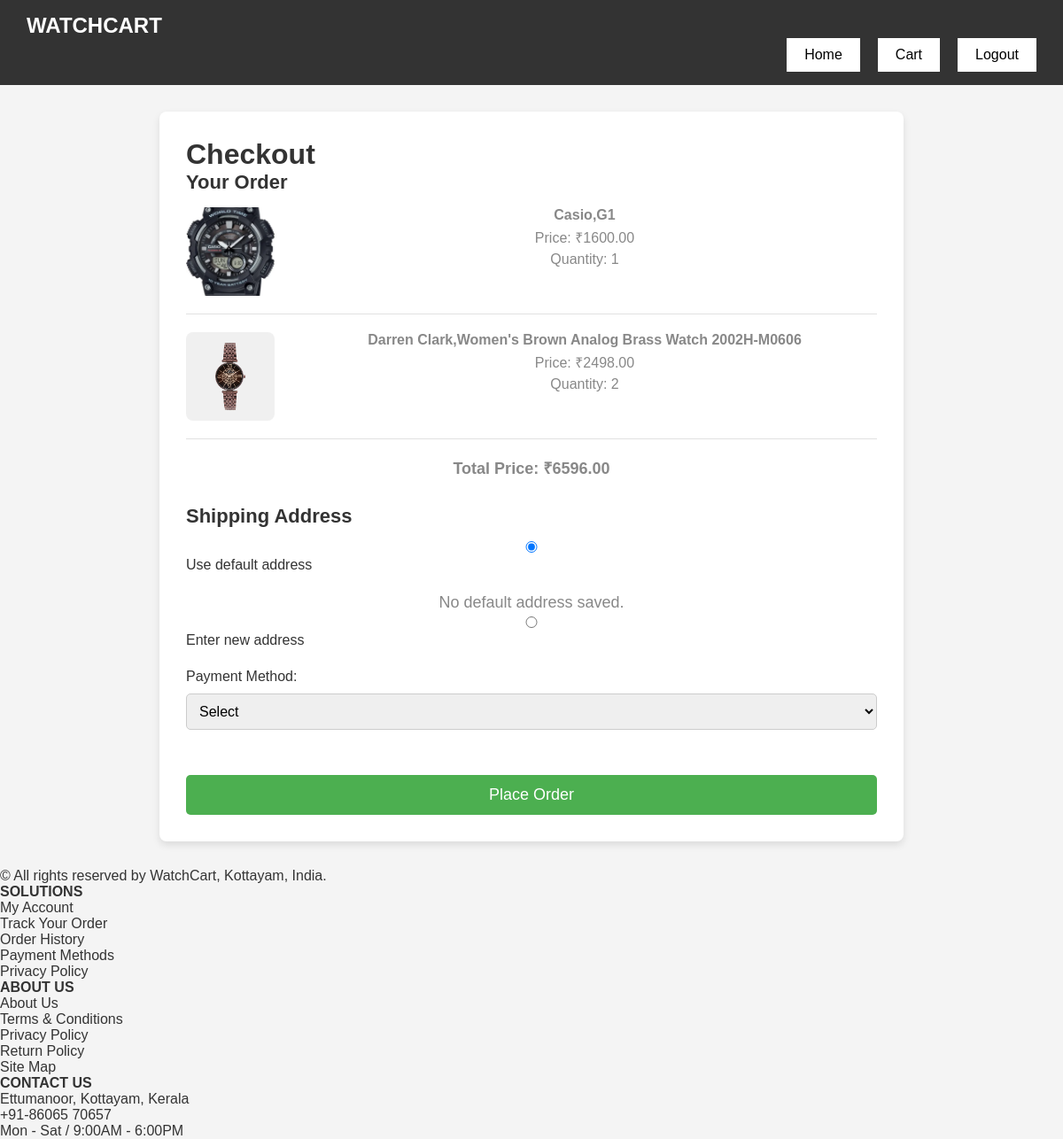
The app's page /checkout/ (signed in), older data.
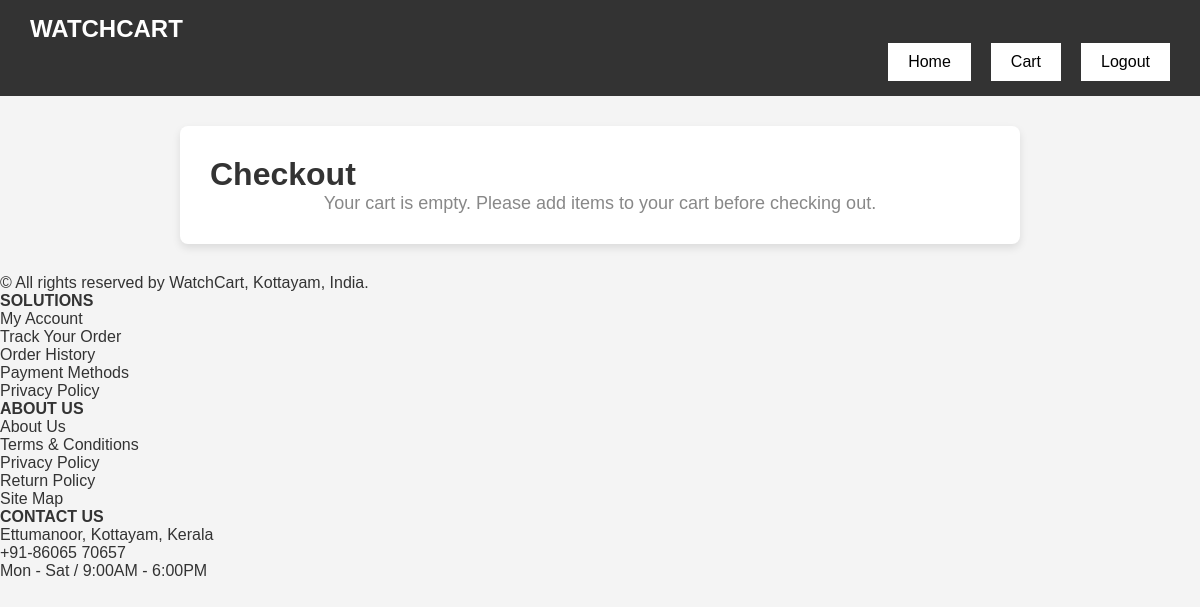
The same page, newer data.
### eapp/models.py (models this page shows, shortened)
class Cart(models.Model):
    user = models.ForeignKey(User, on_delete=models.CASCADE)  # Link the cart to the user
    product = models.ForeignKey(Product, on_delete=models.CASCADE)  # Link the cart item to a product (use 'Gallery' in your case)
    quantity = models.PositiveIntegerField(default=1)  # Default quantity is 1
    def get_total_price(self):
        return self.product.offerprice * self.quantity

class Product(models.Model):
    GENDER_CHOICES = [
        ('Female', 'Female'),
        ('Male', 'Male'),
        ('Unisex', 'Unisex'),
    ]
    TYPE_CHOICES = [
        ('Analogue', 'Analogue'),
        ('Digital', 'Digital'),
        ('Analogue/Digital', 'Analogue/Digital'),
    ]
    name = models.CharField(max_length=255)
    colour = models.CharField(max_length=100)
    price = models.DecimalField(max_digits=10, decimal_places=2)
    offerprice = models.DecimalField(max_digits=10, decimal_places=2)
    description = models.TextField()
    gender = models.CharField(max_length=10, choices=GENDER_CHOICES, null=True, blank=True)
    type = models.CharField(max_length=20, choices=TYPE_CHOICES, null=True, blank=True)
    brand = models.CharField(max_length=100)
    quantity = models.IntegerField(default=0)
    image = models.ImageField(upload_to='products/')
    image1 = models.ImageField(upload_to='products/', blank=True, null=True)
    image2 = models.ImageField(upload_to='products/', blank=True, null=True)
    image3 = models.ImageField(upload_to='products/', blank=True, null=True)
    image4 = models.ImageField(upload_to='products/', blank=True, null=True)
    image5 = models.ImageField(upload_to='products/', blank=True, null=True)

### eapp/views.py (the view)
# urls.py: path('checkout/', views.checkout_cart, name='checkout'),  # full cart
@login_required(login_url='userlogin')
def checkout_cart(request):
    cart_items = Cart.objects.filter(user=request.user)
    total_price = sum(item.get_total_price() for item in cart_items)
    default_address = Address.objects.filter(user=request.user, is_default=True).first()
    return render(request, 'checkout.html', {
        'cart_items': cart_items,
        'total_price': total_price,
        'default_address': default_address
    })

### templates/checkout.html (shortened to what this page needs)
{% load static %}
<!DOCTYPE html>
<html lang="en">
<head>
  <link rel="stylesheet" href="{% static 'css/checkout.css' %}">
</head>
<body>
  <nav class="navbar">
    <a class="navbar-brand" href="#">WATCHCART</a>
    <div class="nav-links">
      <a href="{% url 'index' %}"><button>Home</button></a>
      <a href="{% url 'cart_view' %}"><button>Cart</button></a>
      <a href="{% url 'logout' %}"><button>Logout</button></a>
    </div>
  </nav>
  <div class="checkout-container">
    <h1>Checkout</h1>
    {% if cart_items %}
    <div class="order-summary">
      <h2>Your Order</h2>
      <ul>
        {% for item in cart_items %}
        <li class="cart-item">
          <img src="{{ item.product.image.url }}" alt="{{ item.product.name }}">
          <div class="cart-item-details">
            <p><strong>{{ item.product.name }}</strong></p>
            <p>Price: ₹{{ item.product.offerprice }}</p>
            <p>Quantity: {{ item.quantity|default:1 }}</p>
          </div>
        </li>
        {% endfor %}
      </ul>
      <div class="order-total">
        <p><strong>Total Price:</strong> ₹{{ total_price }}</p>
      </div>
    </div>
    <div class="billing-details">
      <h2>Shipping Address</h2>
      <form method="POST" action="{% url 'process_checkout' %}">
        <label><input type="radio" name="address_choice" value="default" checked onchange="toggleAddress()"> Use default address</label><br>
        {% if default_address %}
          <div class="address-box">
            <p><strong>{{ default_address.name }}</strong></p>
            <p>{{ default_address.address }}</p>
            <p>{{ default_address.phone }}</p>
          </div>
        {% else %}
          <p>No default address saved.</p>
        {% endif %}
        <label><input type="radio" name="address_choice" value="new" onchange="toggleAddress()"> Enter new address</label><br>
        <label for="payment-method">Payment Method:</label>
        <select id="payment-method" name="payment_method" required>
          <option value="">Select</option>
        </select><br><br>
        <button type="submit" class="checkout-btn">Place Order</button>
      </form>
    </div>
    {% else %}
      <p>Your cart is empty. Please add items to your cart before checking out.</p>
    {% endif %}
  </div>
  <footer class="footer">
    <div class="foot1">
      <ul>
        <li>© All rights reserved by WatchCart, Kottayam, India.</li>
      </ul>
    </div>
    <div class="foot2">
      <ul>
        <li><b>SOLUTIONS</b></li>
        <li>My Account</li>
        <li>Track Your Order</li>
        <li>Order History</li>
        <li>Payment Methods</li>
        <li>Privacy Policy</li>
      </ul>
    </div>
    <div class="foot3">
      <ul>
        <li><b>ABOUT US</b></li>
        <li>About Us</li>
        <li>Terms & Conditions</li>
        <li>Privacy Policy</li>
        <li>Return Policy</li>
        <li>Site Map</li>
      </ul>
    </div>
    <div class="foot4">
      <ul>
        <li><b>CONTACT US</b></li>
        <li>Ettumanoor, Kottayam, Kerala</li>
        <li>+91-86065 70657</li>
        <li>Mon - Sat / 9:00AM - 6:00PM</li>
      </ul>
    </div>
  </footer>
</body>
</html>

Row changes from the older to the newer data that the page shows:
removed Cart: product.image (picture), product.name "Casio,G1", product.offerprice "1600.00", quantity "1"
removed Cart: product.image (picture), product.name "Darren Clark,Women's Brown Analog Brass Watch 2002H-M0606", product.offerprice "2498.00", quantity "2"
Text that changed along with them:
{{ total_price }}: "6596.00" → (not shown)
form field address_choice: "☑ Use default address" → (not shown)
form field address_choice: "☐ Enter new address" → (not shown)
form field payment_method: "Select" → (not shown)
text no longer shown: "Your Order Total Price: ₹ Shipping Address Use default address No default address saved. Enter new address Payment Method: Place Order"
text now shown: "Your cart is empty. Please add items to your cart before checking out."
